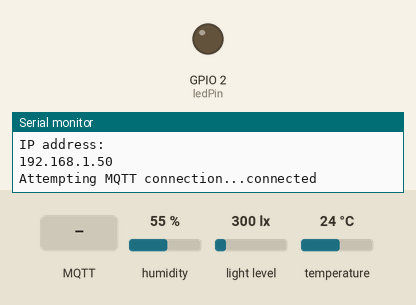
This sketch was run on a simulated ESP32. Shown: output pins drawn as LEDs (lit = HIGH), the last lines printed to the serial monitor. Inputs (shaded band) come from the test bench; at power-on: humidity 55 %, light level 300 lx, temperature 24 °C. WiFi joins after 1.5 s; servers stay silent unless stated; no MQTT or app messages arrive unless stated.

Above: at 3.0 s.
3.1 s: MQTT message "rpi_1/broadcast" arrives on the first subscribed topic
5.4 s: MQTT message "15" arrives on the first subscribed topic
At 6.9 s:
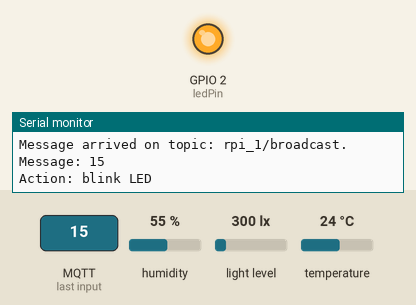
7.4 s: MQTT message "on" arrives on the first subscribed topic
Timing chart, 0 to 10.4 s (numbered marks = the images above; inputs shaded):
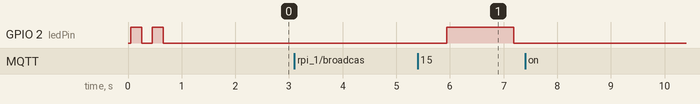

Measured:
- after the input at 5.4 s, GPIO 2 (ledPin): LOW → HIGH after 0.54 s, → LOW 1.3 s later

The sketch:

ESP32_Node_3_Environment.ino
```cpp
#include <WiFi.h>
#include <PubSubClient.h>
#include <cstring>

// Replace the SSID/Password details as per your wifi router
const char* ssid = "yourSSID";
const char* password = "yourPassword";

// Replace your MQTT Broker IP address here:
const char* mqtt_server = "192.168.0.133";

//Temp (DHT22)
#include "DHT.h"
#define DHTPIN 4
#define DHTTYPE DHT22

DHT dht(DHTPIN, DHTTYPE);

//Light (BH1750)
#include <Wire.h>
#include <BH1750.h>

BH1750 lightMeter;

WiFiClient espClient;
PubSubClient client(espClient);

long lastMsg = 0;

#define ledPin 2

long duration;
float distanceCm;

void blink_led(unsigned int times, unsigned int duration){
  for (int i = 0; i < times; i++) {
    digitalWrite(ledPin, HIGH);
    delay(duration);
    digitalWrite(ledPin, LOW);
    delay(200);
  }
}

void setup_wifi() {
  delay(50);
  Serial.println();
  Serial.print("Connecting to ");
  Serial.println(ssid);

  WiFi.begin(ssid, password);

  int c=0;
  while (WiFi.status() != WL_CONNECTED) {
    blink_led(2,200); //blink LED twice (for 200ms ON time) to indicate that wifi not connected
    delay(1000); //
    Serial.print(".");
    c=c+1;
    if(c>10){
        ESP.restart(); //restart ESP after 10 seconds
    }
  }

  Serial.println("");
  Serial.println("WiFi connected");
  Serial.println("IP address: ");
  Serial.println(WiFi.localIP());

}

void connect_mqttServer() {
  // Loop until we're reconnected
  while (!client.connected()) {

        //first check if connected to wifi
        if(WiFi.status() != WL_CONNECTED){
          //if not connected, then first connect to wifi
          setup_wifi();
        }

        //now attemt to connect to MQTT server
        Serial.print("Attempting MQTT connection...");
        // Attempt to connect
        if (client.connect("ESP32_client2")) { // Change the name of client here if multiple ESP32 are connected
          //attempt successful
          Serial.println("connected");
          // Subscribe to topics here
          client.subscribe("rpi_1/broadcast");
          //client.subscribe("rpi/xyz"); //subscribe more topics here

        }
        else {
          //attempt not successful
          Serial.print("failed, rc=");
          Serial.print(client.state());
          Serial.println(" trying again in 2 seconds");

          blink_led(3,200); //blink LED three times (200ms on duration) to show that MQTT server connection attempt failed
          // Wait 2 seconds before retrying
          delay(2000);
        }
  }

}

//this function will be executed whenever there is data available on subscribed topics
void callback(char* topic, byte* message, unsigned int length) {
  Serial.print("Message arrived on topic: ");
  Serial.print(topic);
  Serial.print(". Message: ");
  String messageTemp;

  for (int i = 0; i < length; i++) {
    Serial.print((char)message[i]);
    messageTemp += (char)message[i];
  }
  Serial.println();

  // Check if a message is received on the topic "rpi_1/broadcast"
  if (String(topic) == "rpi_1/broadcast") {
      if(messageTemp == "15"){
        Serial.println("Action: blink LED");
        blink_led(1,1250); //blink LED once (for 1250ms ON time)
      }
  }

  //Similarly add more if statements to check for other subscribed topics
}

void setup() {
  pinMode(ledPin, OUTPUT);
  Serial.begin(115200);

  setup_wifi();
  client.setServer(mqtt_server,1883);//1883 is the default port for MQTT server
  client.setCallback(callback);

  //Temp
  dht.begin();

  // Light
  Wire.begin();
  lightMeter.begin();
}

void loop() {

  if (!client.connected()) {
    connect_mqttServer();
  }

  client.loop();
  delay(2000);
  float h = dht.readHumidity();
  float t = dht.readTemperature();
  float f = dht.readTemperature(true);

  // Check if any reads failed and exit early (to try again).
  if (isnan(h) || isnan(t) || isnan(f)) {
    Serial.println(F("Failed to read from DHT sensor!"));
    return;
  }

  // Compute heat index in Fahrenheit (the default)
  float hif = dht.computeHeatIndex(f, h);
  // Compute heat index in Celsius (isFahreheit = false)
  float hic = dht.computeHeatIndex(t, h, false);

  std::string temp_str = "Humidity: " + std::to_string(h) + "%  Temperature: " + std::to_string(t) + "°C " +
  std::to_string(f) + "°F  Heat index: " + std::to_string(hic) + "°C " + std::to_string(hif) + "°F";
  char* temp_buff = new char[temp_str.size() + 1]; // +1 for null terminator
  std::strcpy(temp_buff, temp_str.c_str());
  Serial.println(temp_str);
  client.publish("environment/temperature_1", temp_buff);
  delete[] temp_buff;

  // Light
  float lux = lightMeter.readLightLevel();
  std::string light_str = "Light: " + std::to_string(lux) + " lx";
  char* light_buff = new char[light_str.size() + 1];
  std::strcpy(light_buff, light_str.c_str());
  Serial.println(light_str);
  client.publish("environment/light_1", light_buff);
  delete[] light_buff;

}
```
